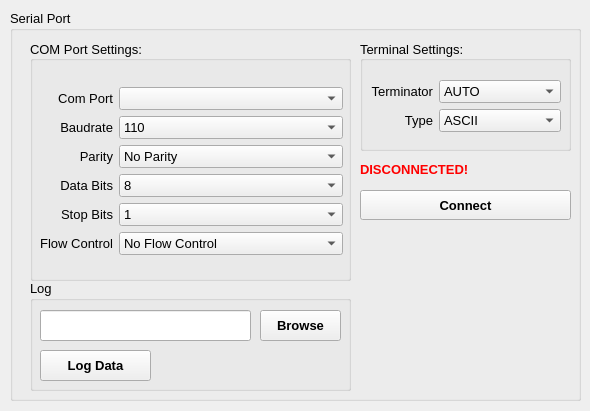
<?xml version="1.0" encoding="UTF-8"?>
<ui version="4.0">
 <class>SettingWindow</class>
 <widget class="QWidget" name="SettingWindow">
  <property name="geometry">
   <rect>
    <x>0</x>
    <y>0</y>
    <width>590</width>
    <height>411</height>
   </rect>
  </property>
  <property name="windowTitle">
   <string>Form</string>
  </property>
  <widget class="QGroupBox" name="serialPortGroupBox">
   <property name="geometry">
    <rect>
     <x>10</x>
     <y>10</y>
     <width>571</width>
     <height>391</height>
    </rect>
   </property>
   <property name="font">
    <font>
     <pointsize>10</pointsize>
    </font>
   </property>
   <property name="tabletTracking">
    <bool>false</bool>
   </property>
   <property name="title">
    <string>Serial Port</string>
   </property>
   <widget class="QGroupBox" name="comportSettingsGroupBox">
    <property name="geometry">
     <rect>
      <x>20</x>
      <y>30</y>
      <width>321</width>
      <height>241</height>
     </rect>
    </property>
    <property name="font">
     <font>
      <pointsize>10</pointsize>
     </font>
    </property>
    <property name="title">
     <string>COM Port Settings:</string>
    </property>
    <property name="alignment">
     <set>Qt::AlignLeading|Qt::AlignLeft|Qt::AlignVCenter</set>
    </property>
    <widget class="QWidget" name="formLayoutWidget">
     <property name="geometry">
      <rect>
       <x>10</x>
       <y>30</y>
       <width>303</width>
       <height>201</height>
      </rect>
     </property>
     <layout class="QFormLayout" name="comportSettingsFormLayout">
      <property name="fieldGrowthPolicy">
       <enum>QFormLayout::AllNonFixedFieldsGrow</enum>
      </property>
      <property name="rowWrapPolicy">
       <enum>QFormLayout::DontWrapRows</enum>
      </property>
      <property name="labelAlignment">
       <set>Qt::AlignRight|Qt::AlignTrailing|Qt::AlignVCenter</set>
      </property>
      <property name="formAlignment">
       <set>Qt::AlignLeading|Qt::AlignLeft|Qt::AlignVCenter</set>
      </property>
      <property name="horizontalSpacing">
       <number>6</number>
      </property>
      <property name="verticalSpacing">
       <number>6</number>
      </property>
      <item row="0" column="0">
       <widget class="QLabel" name="lblComPort">
        <property name="layoutDirection">
         <enum>Qt::LeftToRight</enum>
        </property>
        <property name="text">
         <string>Com Port</string>
        </property>
        <property name="alignment">
         <set>Qt::AlignRight|Qt::AlignTrailing|Qt::AlignVCenter</set>
        </property>
       </widget>
      </item>
      <item row="0" column="1">
       <widget class="QComboBox" name="cbComPort"/>
      </item>
      <item row="1" column="0">
       <widget class="QLabel" name="lblBaudrate">
        <property name="text">
         <string>Baudrate</string>
        </property>
        <property name="alignment">
         <set>Qt::AlignRight|Qt::AlignTrailing|Qt::AlignVCenter</set>
        </property>
       </widget>
      </item>
      <item row="1" column="1">
       <widget class="QComboBox" name="cbBaudrate">
        <item>
         <property name="text">
          <string>110 </string>
         </property>
        </item>
        <item>
         <property name="text">
          <string>300</string>
         </property>
        </item>
        <item>
         <property name="text">
          <string>600</string>
         </property>
        </item>
        <item>
         <property name="text">
          <string>1200</string>
         </property>
        </item>
        <item>
         <property name="text">
          <string>2400</string>
         </property>
        </item>
        <item>
         <property name="text">
          <string>4800</string>
         </property>
        </item>
        <item>
         <property name="text">
          <string>9600</string>
         </property>
        </item>
        <item>
         <property name="text">
          <string>14400</string>
         </property>
        </item>
        <item>
         <property name="text">
          <string>19200</string>
         </property>
        </item>
        <item>
         <property name="text">
          <string>38400</string>
         </property>
        </item>
        <item>
         <property name="text">
          <string>57600</string>
         </property>
        </item>
        <item>
         <property name="text">
          <string>115200</string>
         </property>
        </item>
        <item>
         <property name="text">
          <string>28000</string>
         </property>
        </item>
        <item>
         <property name="text">
          <string>256000</string>
         </property>
        </item>
       </widget>
      </item>
      <item row="2" column="0">
       <widget class="QLabel" name="lblParity">
        <property name="text">
         <string>Parity</string>
        </property>
        <property name="alignment">
         <set>Qt::AlignRight|Qt::AlignTrailing|Qt::AlignVCenter</set>
        </property>
       </widget>
      </item>
      <item row="2" column="1">
       <widget class="QComboBox" name="cbParity">
        <item>
         <property name="text">
          <string>No Parity</string>
         </property>
        </item>
        <item>
         <property name="text">
          <string>Odd Parity</string>
         </property>
        </item>
        <item>
         <property name="text">
          <string>Even Parity</string>
         </property>
        </item>
        <item>
         <property name="text">
          <string>Mark Parity</string>
         </property>
        </item>
        <item>
         <property name="text">
          <string>Space Parity</string>
         </property>
        </item>
       </widget>
      </item>
      <item row="3" column="0">
       <widget class="QLabel" name="lblDataBits">
        <property name="text">
         <string>Data Bits</string>
        </property>
        <property name="alignment">
         <set>Qt::AlignRight|Qt::AlignTrailing|Qt::AlignVCenter</set>
        </property>
       </widget>
      </item>
      <item row="3" column="1">
       <widget class="QComboBox" name="cbDataBits">
        <item>
         <property name="text">
          <string>8</string>
         </property>
        </item>
        <item>
         <property name="text">
          <string>7</string>
         </property>
        </item>
        <item>
         <property name="text">
          <string>6</string>
         </property>
        </item>
        <item>
         <property name="text">
          <string>5</string>
         </property>
        </item>
       </widget>
      </item>
      <item row="4" column="0">
       <widget class="QLabel" name="lblStopBits">
        <property name="text">
         <string>Stop Bits</string>
        </property>
        <property name="alignment">
         <set>Qt::AlignRight|Qt::AlignTrailing|Qt::AlignVCenter</set>
        </property>
       </widget>
      </item>
      <item row="5" column="0">
       <widget class="QLabel" name="lblFlowControl">
        <property name="text">
         <string>Flow Control</string>
        </property>
        <property name="alignment">
         <set>Qt::AlignRight|Qt::AlignTrailing|Qt::AlignVCenter</set>
        </property>
       </widget>
      </item>
      <item row="4" column="1">
       <widget class="QComboBox" name="cbStopBits">
        <item>
         <property name="text">
          <string>1</string>
         </property>
        </item>
        <item>
         <property name="text">
          <string>1.5</string>
         </property>
        </item>
        <item>
         <property name="text">
          <string>2</string>
         </property>
        </item>
       </widget>
      </item>
      <item row="5" column="1">
       <widget class="QComboBox" name="cbFlowControl">
        <item>
         <property name="text">
          <string>No Flow Control</string>
         </property>
        </item>
        <item>
         <property name="text">
          <string>Hardware Flow Control</string>
         </property>
        </item>
        <item>
         <property name="text">
          <string>Software Flow Control</string>
         </property>
        </item>
       </widget>
      </item>
     </layout>
    </widget>
   </widget>
   <widget class="QGroupBox" name="terminalSettingsGroupBox">
    <property name="geometry">
     <rect>
      <x>350</x>
      <y>30</y>
      <width>211</width>
      <height>111</height>
     </rect>
    </property>
    <property name="font">
     <font>
      <pointsize>10</pointsize>
     </font>
    </property>
    <property name="title">
     <string>Terminal Settings:</string>
    </property>
    <property name="alignment">
     <set>Qt::AlignLeading|Qt::AlignLeft|Qt::AlignVCenter</set>
    </property>
    <widget class="QWidget" name="formLayoutWidget_2">
     <property name="geometry">
      <rect>
       <x>10</x>
       <y>30</y>
       <width>191</width>
       <height>71</height>
      </rect>
     </property>
     <layout class="QFormLayout" name="terminalSettingsFormLayout">
      <property name="labelAlignment">
       <set>Qt::AlignRight|Qt::AlignTrailing|Qt::AlignVCenter</set>
      </property>
      <property name="formAlignment">
       <set>Qt::AlignLeading|Qt::AlignLeft|Qt::AlignVCenter</set>
      </property>
      <item row="0" column="0">
       <widget class="QLabel" name="lblTerminator">
        <property name="text">
         <string>Terminator</string>
        </property>
        <property name="alignment">
         <set>Qt::AlignRight|Qt::AlignTrailing|Qt::AlignVCenter</set>
        </property>
       </widget>
      </item>
      <item row="0" column="1">
       <widget class="QComboBox" name="cbTerminator">
        <item>
         <property name="text">
          <string>AUTO</string>
         </property>
        </item>
        <item>
         <property name="text">
          <string>CR</string>
         </property>
        </item>
        <item>
         <property name="text">
          <string>LF</string>
         </property>
        </item>
        <item>
         <property name="text">
          <string>CR + LF</string>
         </property>
        </item>
       </widget>
      </item>
      <item row="1" column="0">
       <widget class="QLabel" name="lblType">
        <property name="text">
         <string>Type</string>
        </property>
        <property name="alignment">
         <set>Qt::AlignRight|Qt::AlignTrailing|Qt::AlignVCenter</set>
        </property>
       </widget>
      </item>
      <item row="1" column="1">
       <widget class="QComboBox" name="cbType">
        <item>
         <property name="text">
          <string>ASCII</string>
         </property>
        </item>
        <item>
         <property name="text">
          <string>HEX</string>
         </property>
        </item>
        <item>
         <property name="text">
          <string>BINARY</string>
         </property>
        </item>
       </widget>
      </item>
     </layout>
    </widget>
   </widget>
   <widget class="QPushButton" name="btnConnect">
    <property name="geometry">
     <rect>
      <x>350</x>
      <y>180</y>
      <width>211</width>
      <height>30</height>
     </rect>
    </property>
    <property name="font">
     <font>
      <weight>75</weight>
      <bold>true</bold>
     </font>
    </property>
    <property name="contextMenuPolicy">
     <enum>Qt::DefaultContextMenu</enum>
    </property>
    <property name="autoFillBackground">
     <bool>false</bool>
    </property>
    <property name="text">
     <string>Connect</string>
    </property>
   </widget>
   <widget class="QLabel" name="lblConnectionStatus">
    <property name="geometry">
     <rect>
      <x>350</x>
      <y>150</y>
      <width>151</width>
      <height>20</height>
     </rect>
    </property>
    <property name="text">
     <string>&lt;html&gt;&lt;head/&gt;&lt;body&gt;&lt;p&gt;&lt;span style=&quot; font-weight:600; color:#ff0000;&quot;&gt;DISCONNECTED!&lt;/span&gt;&lt;/p&gt;&lt;/body&gt;&lt;/html&gt;</string>
    </property>
   </widget>
   <widget class="QGroupBox" name="logGroupBox">
    <property name="geometry">
     <rect>
      <x>20</x>
      <y>270</y>
      <width>321</width>
      <height>111</height>
     </rect>
    </property>
    <property name="title">
     <string>Log</string>
    </property>
    <widget class="QPushButton" name="btnLogData">
     <property name="geometry">
      <rect>
       <x>10</x>
       <y>70</y>
       <width>111</width>
       <height>31</height>
      </rect>
     </property>
     <property name="font">
      <font>
       <weight>75</weight>
       <bold>true</bold>
      </font>
     </property>
     <property name="contextMenuPolicy">
      <enum>Qt::DefaultContextMenu</enum>
     </property>
     <property name="autoFillBackground">
      <bool>false</bool>
     </property>
     <property name="text">
      <string>Log Data</string>
     </property>
    </widget>
    <widget class="QLineEdit" name="txtLogFilePath">
     <property name="geometry">
      <rect>
       <x>10</x>
       <y>30</y>
       <width>211</width>
       <height>31</height>
      </rect>
     </property>
    </widget>
    <widget class="QPushButton" name="btnBrowse">
     <property name="geometry">
      <rect>
       <x>230</x>
       <y>30</y>
       <width>81</width>
       <height>31</height>
      </rect>
     </property>
     <property name="font">
      <font>
       <weight>75</weight>
       <bold>true</bold>
      </font>
     </property>
     <property name="contextMenuPolicy">
      <enum>Qt::DefaultContextMenu</enum>
     </property>
     <property name="autoFillBackground">
      <bool>false</bool>
     </property>
     <property name="text">
      <string>Browse</string>
     </property>
    </widget>
    <widget class="QLabel" name="lblLoggingStatus">
     <property name="geometry">
      <rect>
       <x>130</x>
       <y>70</y>
       <width>181</width>
       <height>31</height>
      </rect>
     </property>
     <property name="text">
      <string>&lt;html&gt;&lt;head/&gt;&lt;body&gt;&lt;p&gt;&lt;br/&gt;&lt;/p&gt;&lt;/body&gt;&lt;/html&gt;</string>
     </property>
    </widget>
   </widget>
  </widget>
 </widget>
 <resources/>
 <connections/>
</ui>
